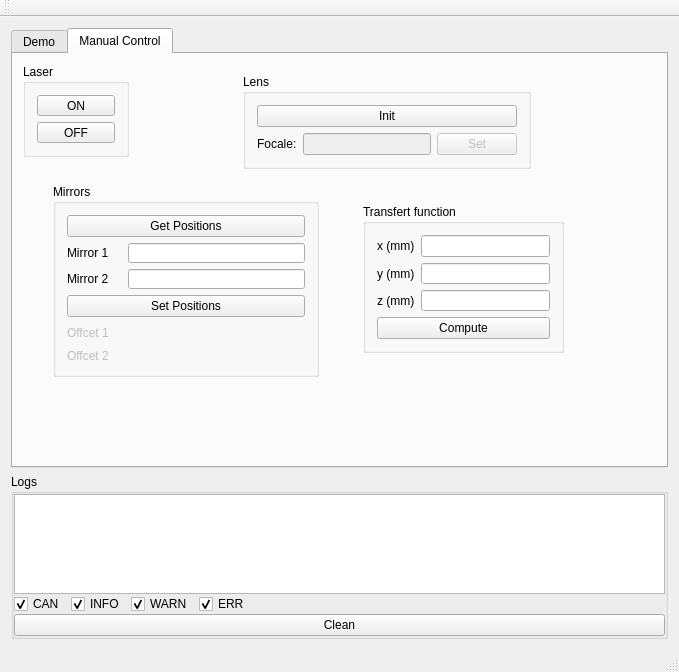
<?xml version="1.0" encoding="UTF-8"?>
<ui version="4.0">
 <class>Poodle_window</class>
 <widget class="QMainWindow" name="Poodle_window">
  <property name="geometry">
   <rect>
    <x>0</x>
    <y>0</y>
    <width>679</width>
    <height>672</height>
   </rect>
  </property>
  <property name="windowTitle">
   <string>Poodle_window</string>
  </property>
  <widget class="QWidget" name="centralWidget">
   <layout class="QGridLayout" name="gridLayout_3">
    <item row="1" column="0">
     <widget class="QGroupBox" name="groupBox_4">
      <property name="sizePolicy">
       <sizepolicy hsizetype="Minimum" vsizetype="Maximum">
        <horstretch>0</horstretch>
        <verstretch>0</verstretch>
       </sizepolicy>
      </property>
      <property name="maximumSize">
       <size>
        <width>16777215</width>
        <height>16777215</height>
       </size>
      </property>
      <property name="title">
       <string>Logs</string>
      </property>
      <property name="flat">
       <bool>false</bool>
      </property>
      <property name="checkable">
       <bool>false</bool>
      </property>
      <layout class="QGridLayout" name="gridLayout_2">
       <property name="sizeConstraint">
        <enum>QLayout::SetMinimumSize</enum>
       </property>
       <property name="leftMargin">
        <number>0</number>
       </property>
       <property name="topMargin">
        <number>0</number>
       </property>
       <property name="rightMargin">
        <number>0</number>
       </property>
       <property name="bottomMargin">
        <number>0</number>
       </property>
       <property name="spacing">
        <number>0</number>
       </property>
       <item row="1" column="0">
        <widget class="QListWidget" name="lw_logs">
         <property name="maximumSize">
          <size>
           <width>16777215</width>
           <height>100</height>
          </size>
         </property>
        </widget>
       </item>
       <item row="2" column="0">
        <layout class="QHBoxLayout" name="horizontalLayout_2">
         <property name="sizeConstraint">
          <enum>QLayout::SetMinimumSize</enum>
         </property>
         <item>
          <widget class="QCheckBox" name="cb_can">
           <property name="text">
            <string>CAN</string>
           </property>
           <property name="checked">
            <bool>true</bool>
           </property>
          </widget>
         </item>
         <item>
          <widget class="QCheckBox" name="cb_info">
           <property name="text">
            <string>INFO</string>
           </property>
           <property name="checked">
            <bool>true</bool>
           </property>
          </widget>
         </item>
         <item>
          <widget class="QCheckBox" name="cb_warn">
           <property name="text">
            <string>WARN</string>
           </property>
           <property name="checked">
            <bool>true</bool>
           </property>
          </widget>
         </item>
         <item>
          <widget class="QCheckBox" name="cb_err">
           <property name="text">
            <string>ERR</string>
           </property>
           <property name="checked">
            <bool>true</bool>
           </property>
          </widget>
         </item>
         <item>
          <spacer name="horizontalSpacer_2">
           <property name="orientation">
            <enum>Qt::Horizontal</enum>
           </property>
           <property name="sizeHint" stdset="0">
            <size>
             <width>40</width>
             <height>20</height>
            </size>
           </property>
          </spacer>
         </item>
        </layout>
       </item>
       <item row="3" column="0">
        <widget class="QPushButton" name="btn_cleanlogs">
         <property name="text">
          <string>Clean</string>
         </property>
        </widget>
       </item>
      </layout>
     </widget>
    </item>
    <item row="0" column="0">
     <widget class="QTabWidget" name="tabWidget">
      <property name="currentIndex">
       <number>1</number>
      </property>
      <widget class="QWidget" name="tab_demo">
       <attribute name="title">
        <string>Demo</string>
       </attribute>
       <layout class="QGridLayout" name="gridLayout">
        <item row="0" column="0">
         <layout class="QVBoxLayout" name="verticalLayout">
          <item>
           <widget class="QPushButton" name="pushButton">
            <property name="text">
             <string>Init</string>
            </property>
           </widget>
          </item>
          <item>
           <layout class="QHBoxLayout" name="horizontalLayout">
            <item>
             <widget class="QGroupBox" name="gb_imageP">
              <property name="sizePolicy">
               <sizepolicy hsizetype="Preferred" vsizetype="MinimumExpanding">
                <horstretch>0</horstretch>
                <verstretch>0</verstretch>
               </sizepolicy>
              </property>
              <property name="title">
               <string>Image processed</string>
              </property>
             </widget>
            </item>
            <item>
             <spacer name="verticalSpacer">
              <property name="orientation">
               <enum>Qt::Vertical</enum>
              </property>
              <property name="sizeType">
               <enum>QSizePolicy::Expanding</enum>
              </property>
              <property name="sizeHint" stdset="0">
               <size>
                <width>20</width>
                <height>40</height>
               </size>
              </property>
             </spacer>
            </item>
            <item>
             <widget class="QGroupBox" name="gb_imageNP">
              <property name="sizePolicy">
               <sizepolicy hsizetype="Preferred" vsizetype="MinimumExpanding">
                <horstretch>0</horstretch>
                <verstretch>0</verstretch>
               </sizepolicy>
              </property>
              <property name="title">
               <string>Image not processed</string>
              </property>
             </widget>
            </item>
           </layout>
          </item>
          <item>
           <widget class="QPushButton" name="btn_updateimage">
            <property name="text">
             <string>Update Image</string>
            </property>
           </widget>
          </item>
          <item>
           <widget class="QPushButton" name="btn_weeding">
            <property name="text">
             <string>Weeding</string>
            </property>
           </widget>
          </item>
         </layout>
        </item>
       </layout>
      </widget>
      <widget class="QWidget" name="tab_manual">
       <attribute name="title">
        <string>Manual Control</string>
       </attribute>
       <widget class="QGroupBox" name="gl_laser">
        <property name="geometry">
         <rect>
          <x>10</x>
          <y>10</y>
          <width>106</width>
          <height>93</height>
         </rect>
        </property>
        <property name="title">
         <string>Laser</string>
        </property>
        <layout class="QGridLayout" name="gridLayout_4">
         <item row="0" column="0">
          <layout class="QVBoxLayout" name="verticalLayout_2">
           <item>
            <widget class="QPushButton" name="btn_laserON">
             <property name="text">
              <string>ON</string>
             </property>
            </widget>
           </item>
           <item>
            <widget class="QPushButton" name="btn_laserOFF">
             <property name="text">
              <string>OFF</string>
             </property>
            </widget>
           </item>
          </layout>
         </item>
        </layout>
       </widget>
       <widget class="QGroupBox" name="gl_lens">
        <property name="geometry">
         <rect>
          <x>230</x>
          <y>20</y>
          <width>288</width>
          <height>95</height>
         </rect>
        </property>
        <property name="title">
         <string>Lens</string>
        </property>
        <layout class="QGridLayout" name="gridLayout_5">
         <item row="0" column="0">
          <layout class="QVBoxLayout" name="verticalLayout_3">
           <item>
            <widget class="QPushButton" name="btn_initlens">
             <property name="text">
              <string>Init</string>
             </property>
            </widget>
           </item>
           <item>
            <layout class="QHBoxLayout" name="horizontalLayout_3">
             <item>
              <widget class="QLabel" name="label_2">
               <property name="text">
                <string>Focale:</string>
               </property>
              </widget>
             </item>
             <item>
              <widget class="QLineEdit" name="txb_focale">
               <property name="enabled">
                <bool>false</bool>
               </property>
              </widget>
             </item>
             <item>
              <widget class="QPushButton" name="btn_setFocale">
               <property name="enabled">
                <bool>false</bool>
               </property>
               <property name="sizePolicy">
                <sizepolicy hsizetype="Maximum" vsizetype="Fixed">
                 <horstretch>0</horstretch>
                 <verstretch>0</verstretch>
                </sizepolicy>
               </property>
               <property name="text">
                <string>Set</string>
               </property>
              </widget>
             </item>
            </layout>
           </item>
          </layout>
         </item>
        </layout>
       </widget>
       <widget class="QGroupBox" name="gb_mirrors">
        <property name="geometry">
         <rect>
          <x>40</x>
          <y>130</y>
          <width>266</width>
          <height>193</height>
         </rect>
        </property>
        <property name="title">
         <string>Mirrors</string>
        </property>
        <layout class="QGridLayout" name="gridLayout_8">
         <item row="0" column="0">
          <layout class="QVBoxLayout" name="verticalLayout_4">
           <item>
            <widget class="QPushButton" name="btn_getpositions">
             <property name="text">
              <string>Get Positions</string>
             </property>
            </widget>
           </item>
           <item>
            <layout class="QGridLayout" name="gridLayout_6">
             <item row="0" column="0">
              <widget class="QLabel" name="lb_mirror1">
               <property name="text">
                <string>Mirror 1</string>
               </property>
              </widget>
             </item>
             <item row="1" column="2">
              <widget class="QLineEdit" name="txb_pos2"/>
             </item>
             <item row="0" column="1">
              <widget class="QLabel" name="lb_pos1">
               <property name="enabled">
                <bool>false</bool>
               </property>
               <property name="text">
                <string>&lt;value&gt;</string>
               </property>
              </widget>
             </item>
             <item row="1" column="0">
              <widget class="QLabel" name="lb_mirror2">
               <property name="text">
                <string>Mirror 2</string>
               </property>
              </widget>
             </item>
             <item row="0" column="2">
              <widget class="QLineEdit" name="txb_pos1"/>
             </item>
             <item row="1" column="1">
              <widget class="QLabel" name="lb_pos2">
               <property name="enabled">
                <bool>false</bool>
               </property>
               <property name="text">
                <string>&lt;value&gt;</string>
               </property>
              </widget>
             </item>
            </layout>
           </item>
           <item>
            <widget class="QPushButton" name="btn_setpositions">
             <property name="text">
              <string>Set Positions</string>
             </property>
            </widget>
           </item>
           <item>
            <layout class="QGridLayout" name="gridLayout_7">
             <item row="0" column="0">
              <widget class="QLabel" name="lb_offcet1_name">
               <property name="enabled">
                <bool>false</bool>
               </property>
               <property name="text">
                <string>Offcet 1</string>
               </property>
              </widget>
             </item>
             <item row="0" column="1">
              <widget class="QLabel" name="lb_offcet1_val">
               <property name="enabled">
                <bool>false</bool>
               </property>
               <property name="text">
                <string>&lt;value&gt;</string>
               </property>
              </widget>
             </item>
             <item row="1" column="0">
              <widget class="QLabel" name="lb_offcet2_name">
               <property name="enabled">
                <bool>false</bool>
               </property>
               <property name="text">
                <string>Offcet 2</string>
               </property>
              </widget>
             </item>
             <item row="1" column="1">
              <widget class="QLabel" name="lb_offcet2_val">
               <property name="enabled">
                <bool>false</bool>
               </property>
               <property name="text">
                <string>&lt;value&gt;</string>
               </property>
              </widget>
             </item>
             <item row="0" column="2">
              <spacer name="horizontalSpacer">
               <property name="orientation">
                <enum>Qt::Horizontal</enum>
               </property>
               <property name="sizeHint" stdset="0">
                <size>
                 <width>40</width>
                 <height>20</height>
                </size>
               </property>
              </spacer>
             </item>
            </layout>
           </item>
          </layout>
         </item>
        </layout>
       </widget>
       <widget class="QGroupBox" name="groupBox">
        <property name="geometry">
         <rect>
          <x>350</x>
          <y>150</y>
          <width>201</width>
          <height>149</height>
         </rect>
        </property>
        <property name="title">
         <string>Transfert function</string>
        </property>
        <layout class="QGridLayout" name="gridLayout_10">
         <item row="0" column="0">
          <layout class="QGridLayout" name="gridLayout_9">
           <item row="0" column="1">
            <widget class="QLineEdit" name="txb_x_mm"/>
           </item>
           <item row="2" column="0">
            <widget class="QLabel" name="label_13">
             <property name="text">
              <string>z (mm)</string>
             </property>
            </widget>
           </item>
           <item row="2" column="1">
            <widget class="QLineEdit" name="txb_z_mm"/>
           </item>
           <item row="1" column="0">
            <widget class="QLabel" name="label_12">
             <property name="text">
              <string>y (mm)</string>
             </property>
            </widget>
           </item>
           <item row="0" column="0">
            <widget class="QLabel" name="label_11">
             <property name="text">
              <string>x (mm)</string>
             </property>
            </widget>
           </item>
           <item row="1" column="1">
            <widget class="QLineEdit" name="txb_y_mm"/>
           </item>
          </layout>
         </item>
         <item row="1" column="0">
          <widget class="QPushButton" name="btn_compute_tf">
           <property name="text">
            <string>Compute</string>
           </property>
          </widget>
         </item>
        </layout>
       </widget>
      </widget>
     </widget>
    </item>
   </layout>
  </widget>
  <widget class="QMenuBar" name="menuBar">
   <property name="geometry">
    <rect>
     <x>0</x>
     <y>0</y>
     <width>679</width>
     <height>19</height>
    </rect>
   </property>
  </widget>
  <widget class="QToolBar" name="mainToolBar">
   <attribute name="toolBarArea">
    <enum>TopToolBarArea</enum>
   </attribute>
   <attribute name="toolBarBreak">
    <bool>false</bool>
   </attribute>
  </widget>
  <widget class="QStatusBar" name="statusBar"/>
 </widget>
 <layoutdefault spacing="6" margin="11"/>
 <resources/>
 <connections/>
</ui>
